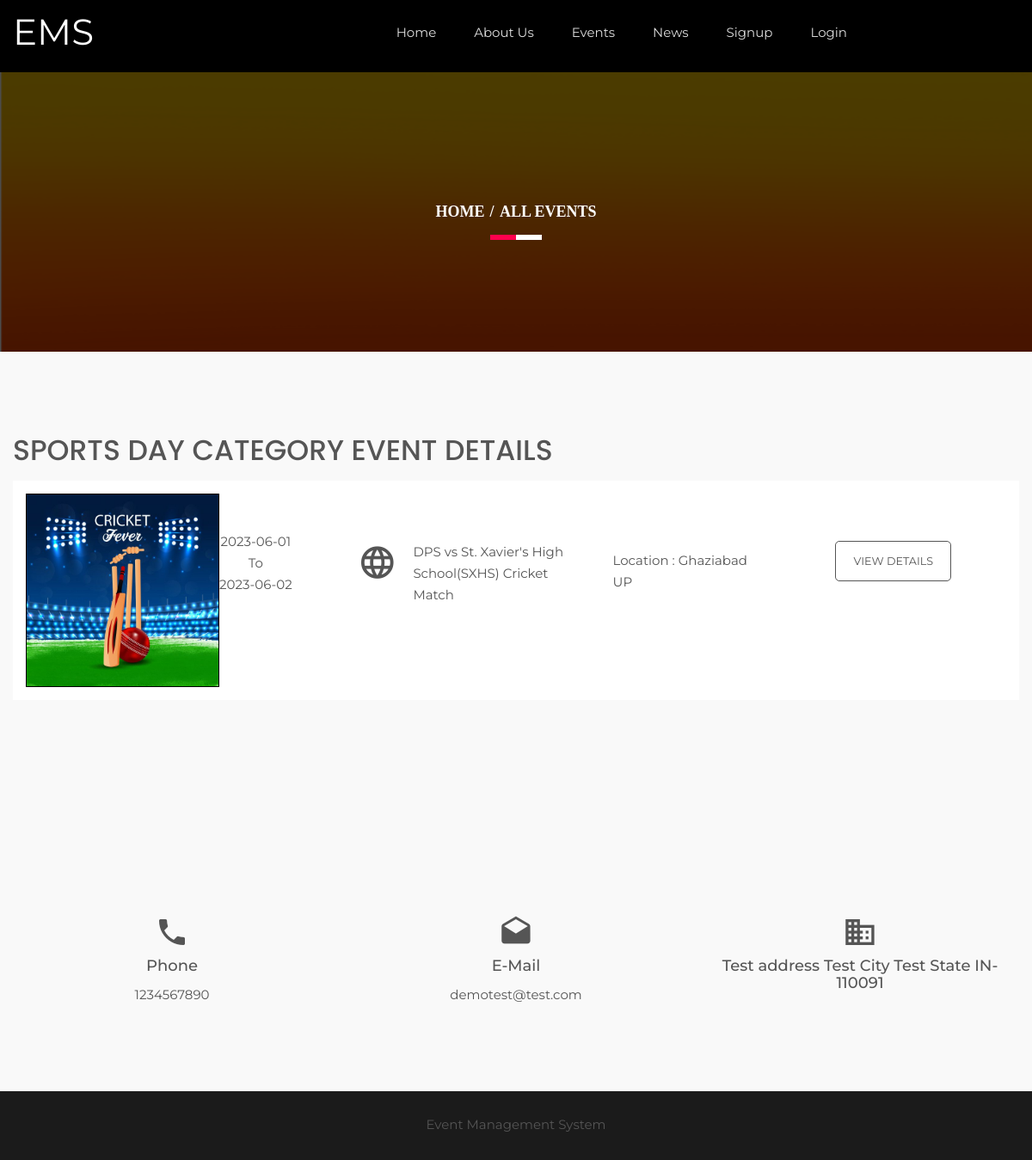
The app's page /ems/category-wise-events.php?catid=1 with its own data.
### tables this page shows
CREATE TABLE `tblgenralsettings` (
  `id` int(11) NOT NULL,
  `SiteName` varchar(200) DEFAULT NULL,
  `PhoneNumber` bigint(12) DEFAULT NULL,
  `EmailId` varchar(255) DEFAULT NULL,
  `address` mediumtext DEFAULT NULL,
  `footercontent` mediumtext DEFAULT NULL,
  `LastUpdationDate` timestamp NULL DEFAULT NULL ON UPDATE current_timestamp()
);

CREATE TABLE `tblcategory` (
  `id` int(11) NOT NULL,
  `CategoryName` varchar(200) DEFAULT NULL,
  `CategoryDescription` mediumtext DEFAULT NULL,
  `CreationDate` timestamp NULL DEFAULT current_timestamp(),
  `UpdationDate` timestamp NULL DEFAULT NULL ON UPDATE current_timestamp(),
  `IsActive` char(1) DEFAULT NULL
);

CREATE TABLE `tblevents` (
  `id` int(11) NOT NULL,
  `CategoryId` char(10) DEFAULT NULL,
  `SponserId` char(10) DEFAULT NULL,
  `EventName` varchar(255) DEFAULT NULL,
  `EventDescription` mediumtext DEFAULT NULL,
  `EventStartDate` date DEFAULT NULL,
  `EventEndDate` date DEFAULT NULL,
  `EventLocation` varchar(255) DEFAULT NULL,
  `EventImage` varchar(255) DEFAULT NULL,
  `PostingDate` timestamp NULL DEFAULT current_timestamp(),
  `LastUpdationDate` timestamp NULL DEFAULT NULL ON UPDATE current_timestamp(),
  `IsActive` int(1) DEFAULT NULL
);

### ems/category-wise-events.php (the view, shortened to what this page needs)
<?php
include('includes/config.php');
?>
<!doctype html>
<html class="no-js" lang="en">
    <head>
        <link rel="stylesheet" href="css/bootstrap.min.css">
        <link rel="stylesheet" href="css/animate.css">
        <link rel="stylesheet" href="css/meanmenu.min.css">
        <link rel="stylesheet" href="css/owl.carousel.css">
        <link rel="stylesheet" href="css/icofont.css">
        <link rel="stylesheet" href="css/nivo-slider.css">
        <link rel="stylesheet" href="css/animate-text.css">
        <link rel="stylesheet" href="css/material-design-iconic-font.min.css">
		<link rel="stylesheet" href="style.css">
        <link rel="stylesheet" href="css/responsive.css">
		<link href="css/color/skin-default.css" rel="stylesheet">
    </head>
    <body>
         <div class="wrapper single-blog">
           <div id="home" class="header-slider-area">
                   <?php include_once('includes/header.php');?>
            </div>
            <div class="breadcumb-area bg-overlay">
                <div class="container">
                    <ol class="breadcrumb">
                        <li><a href="index.php">Home</a></li>
                        <li class="active">All Events</li>
                    </ol>
                </div>
            </div>
       <div class="upcomming-events-area off-white ptb100">
                  <div class="container">
                      <div class="row">
                          <div class="col-xs-12">
                            <?php
                            $cid=intval($_GET['catid']);
$sql = "SELECT id,CategoryName from tblcategory where id=:cid";
$query = $dbh -> prepare($sql);
$query->bindParam(':cid',$cid,PDO::PARAM_STR);
$query->execute();
$results=$query->fetchAll(PDO::FETCH_OBJ);
if($query->rowCount() > 0)
{
foreach($results as $row)
{
?>
                           <h1 class="section-title"><?php echo htmlentities($row->CategoryName);?> Category Event Details</h1>
                       <?php }} ?>
                        </div>
                          <div class="total-upcomming-event col-md-12 col-sm-12 col-xs-12">
<?php
$isactive=1;
$sql = "SELECT EventName,EventLocation,EventStartDate,EventEndDate,EventImage,id from tblevents where IsActive=:isactive and CategoryId=:cid order by id desc ";
$query = $dbh -> prepare($sql);
$query->bindParam(':isactive',$isactive,PDO::PARAM_STR);
$query->bindParam(':cid',$cid,PDO::PARAM_STR);
$query->execute();
$results=$query->fetchAll(PDO::FETCH_OBJ);
if($query->rowCount() > 0)
{
foreach($results as $row)
{
    ?>
                              <div class="single-upcomming shadow-box">
                                 <div class="col-md-4 hidden-sm col-xs-12">
                                     <div class="sue-pic">
                                        <img src="admin/eventimages/<?php echo htmlentities($row->EventImage);?>" alt="<?php echo htmlentities($row->EventName);?>" style="border:#000 1px solid">
                                     </div>
                                     <div class="sue-date-time text-center">
                                         <span><?php echo htmlentities($row->EventStartDate);?></span>To
                                         <span><?php echo htmlentities($row->EventEndDate);?></span>
                                     </div>
                                 </div>
                                 <div class="col-md-3 col-sm-5 col-xs-12">
                                    <div class="uc-event-title">
                                        <div class="uc-icon"><i class="zmdi zmdi-globe-alt"></i></div>
                                        <a href="#"><?php echo htmlentities($row->EventName);?></a>
                                    </div>
                                 </div>
                                 <div class="col-md-2 col-sm-3 col-xs-12">
                                     <div class="venu-no">
                                         <p>Location : <?php echo htmlentities($row->EventLocation);?></p>
                                     </div>
                                 </div>
                                 <div class="col-md-3 col-sm-4 col-xs-12">
                                     <div class="upcomming-ticket text-center">
<a href="event-details.php?evntid=<?php echo htmlentities($row->id);?>" class="btn-def bnt-2 small">View Details</a>
                                     </div>
                                 </div>
                              </div>
 <?php } } else { ?>
 <p>No Record Found</p>
 <?php } ?>
                          </div>
                      </div>
                  </div>
              </div>
                 <?php include_once('includes/footer.php');?>
        </div>
    </body>
</html>

### ems/includes/header.php (shortened to what this page needs)
<?php
$ret = "Select  SiteName from tblgenralsettings ";
$querys = $dbh -> prepare($ret);
$querys->execute();
$resultss=$querys->fetchAll(PDO::FETCH_OBJ);
if($querys->rowCount() > 0)
{
foreach($resultss as $rows)
{ ?>
   <div id="home" class="header-slider-area">
                <div class="header-area header-2">
                    <div id="sticker" class="logo-menu-area header-area-2">
                        <div class="container hidden-xs">
                            <div class="row">
                                <div class="col-md-2 col-sm-3">
                                    <div class="logo">
                                        <a href="index.php" style="font-size:42px; color:#fff"><?php echo htmlentities($rows->SiteName);?></a>
                                    </div>
                                </div>
                                <div class="col-md-8 col-sm-9">
                                    <div class="main-menu text-right">
                                        <nav>
                                            <ul id="nav">
                                                <li><a class="smooth-scroll" href="index.php">Home</a></li>
                                                <li><a class="smooth-scroll" href="about-us.php">About Us</a></li>
                                                <li><a class="smooth-scroll" href="all-events.php">Events</a></li>
                                                <li><a class="smooth-scroll" href="news.php">News</a></li>
                                                <?php if(strlen($_SESSION['usrid']==0)){?>
                                                <li><a class="smooth-scroll" href="signup.php">Signup</a></li>
                                                 <li><a class="smooth-scroll" href="signin.php">Login</a></li>
                                             <?php } else {?>
<li><a class="smooth-scroll" href="profile.php">My Account</a></li>
                                             <?php } ?>
                                            </ul>
                                        </nav>
                                    </div>
                                </div>
                                </div>
                            </div>
                        </div>
                    </div>
                    <?php }} ?>

### ems/includes/footer.php (shortened to what this page needs)
<?php
$ret = "Select  PhoneNumber,address,EmailId,footercontent from tblgenralsettings ";
$querys = $dbh -> prepare($ret);
$querys->execute();
$resultss=$querys->fetchAll(PDO::FETCH_OBJ);
if($querys->rowCount() > 0)
{
foreach($resultss as $rows)
{ ?>
 <div class="information-area off-white ptb100">
                    <div class="container">
                        <div class="row">
                            <div class="col-md-4 col-sm-3 col-xs-12">
                                <div class="single-information text-center">
                                    <div class="info-icon">
                                        <i class="zmdi zmdi-phone"></i>
                                    </div>
                                    <h4>Phone</h4>
                                    <p><?php echo htmlentities($rows->PhoneNumber);?></p>
                                </div>
                            </div>
                            <div class="col-md-4 col-sm-3 col-xs-12">
                                <div class="single-information text-center">
                                    <div class="info-icon">
                                        <i class="zmdi zmdi-email-open"></i>
                                    </div>
                                    <h4>E-Mail</h4>
                                    <p><a href="mailto:company@email.com"><?php echo htmlentities($rows->EmailId);?></a></p>
                                </div>
                            </div>
                            <div class="col-md-4 col-sm-3 col-xs-12">
                                <div class="single-information text-center">
                                    <div class="info-icon">
                                        <i class="zmdi zmdi-city-alt"></i>
                                    </div>
                                    <h4><?php echo htmlentities($rows->address);?></h4>
                                </div>
                            </div>
                        </div>
                    </div>
                </div>
            <div class="footer-area" align="center">
                <div class="container">
                    <div class="row">
                        <div class="col-md-12 col-sm-6 col-xs-12">
                            <div class="social-area">
                             <?php echo htmlentities($rows->footercontent);?>
                            </div>
                        </div>
                    </div>
                </div>
            </div>
            <?php }} ?>

### ems/style.css (style rules this page uses)
.container { width: 1200px }
html, body { height: 100%; font-family: 'Montserrat', sans-serif; font-size: 15px; color: #555; line-height: 25px; }
img { max-width: 100%; height: auto; }
p { margin: 0 0 15px }
h1, h2, h3, h4, h5, h6 { margin: 0 0 10px }
h1 { font-family: 'Poppins', sans-serif }
a { -webkit-transition: all 0.3s ease 0s; transition: all 0.3s ease 0s; text-decoration: none; color: #555; }
ul { list-style: outside none none; margin: 0; padding: 0; }
.ptb100 { padding: 100px 0 }
.off-white { background: #f9f9f9 }
.wrapper { background: #fff }
ul li { display: inline-block }
.main-menu ul li a { color: #ddd }
.logo-menu-area { padding: 35px 0 }
.main-menu ul li { margin-right: 40px }
.main-menu ul li:last-child { margin: 0 }
.header-area { left: 0; position: absolute; top: 0; width: 100%; z-index: 999; }
.header-slider-area { position: relative }
a.btn-def { border: 1px solid #f1f1f1; border-radius: 5px; color: #f1f1f1; display: inline-block; padding: 15px 30px; text-transform: uppercase; }
a.btn-def.bnt-2 { border: 1px solid #555; color: #555; padding: 10px 20px; }
a.btn-def.bnt-2.small { padding: 10px 20px }
.section-title { color: #555555; font-size: 33px; line-height: 30px; margin: 0 0 20px; text-transform: uppercase; }
.shadow-box { -webkit-transition: all 0.3s ease 0s; transition: all 0.3s ease 0s; }
.sue-pic { float: left; text-align: center; width: 225px; }
.sue-date-time { display: inline-block; padding: 43px 0; }
.sue-date-time span { display: block }
.uc-icon { float: left; font-size: 45px; width: 23%; padding-top: 13px; }
.uc-event-title > a { color: #555; float: left; padding-top: 10px; width: 77%; }
.single-upcomming { background: #fff none repeat scroll 0 0; float: left; margin-bottom: 50px; min-height: 180px; padding: 15px 0; width: 100%; }
.uc-event-title { overflow: hidden; padding-top: 45px; }
.venu-no { padding-top: 65px }
.upcomming-ticket { padding-top: 55px }
.bg-overlay { position: relative; z-index: 1; }
.bg-overlay:before { background: #000 none repeat scroll 0 0; content: ""; height: 100%; left: 0; opacity: 0.85; -ms-filter: "progid:DXImageTransform.Microsoft.Alpha(Opacity=85)"; position: absolute; top: 0; width: 100%; z-index: -1; }
.breadcumb-area.bg-overlay:before { opacity: 0.7; -ms-filter: "progid:DXImageTransform.Microsoft.Alpha(Opacity=70)"; }
.info-icon { font-size: 40px; margin-bottom: 10px; }
.single-information > p { margin-bottom: 5px }
.single-information p:last-child { margin: 0 }
.footer-area { background: #1b1b1b none repeat scroll 0 0; height: 80px; line-height: 78px; }
.header-2 { background: #000 none repeat scroll 0 0; position: static; }
.breadcumb-area { background: rgba(0, 0, 0, 0) url("img/bg.png") repeat scroll 0 0; padding: 150px 0; text-align: center; }
.breadcrumb { background-color: transparent; border-radius: 0; list-style: outside none none; margin-bottom: 0; padding: 0; position: relative; }
.breadcrumb > li + li:before { color: #fff; font-weight: 700; padding: 0 2px; }
.breadcrumb a, .breadcrumb li.active { color: #fff }
.breadcrumb li { font-family: popins; font-size: 18px; font-weight: 700; text-transform: uppercase; }
.breadcrumb:before, .breadcrumb:after { background: #fff none repeat scroll 0 0; bottom: -20px; content: ""; height: 6px; left: 50%; position: absolute; -webkit-transform: translateX(-50%); transform: translateX(-50%); width: 60px; }
.breadcrumb:after { background: #ff004d none repeat scroll 0 0; -webkit-transform: translateX(-100%); transform: translateX(-100%); width: 30px; }
#sticker { right: 0; left: 0; }

### ems/css/responsive.css (style rules this page uses)
@media (min-width: 1170px) and (max-width: 1400px) { .logo-menu-area { padding: 25px 0; } }

### ems/css/color/skin-default.css (style rules this page uses)
.breadcrumb::after { background: #ff004d none repeat scroll 0 0; }

### records on screen
tblgenralsettings: SiteName "EMS", PhoneNumber "1234567890", EmailId "demotest@test.com", address "Test address Test City Test State IN-110091", footercontent "Event Management System"
tblcategory: CategoryName "SPORTS DAY"
tblevents: EventImage (picture), EventStartDate "2023-06-01", EventEndDate "2023-06-02", EventName "DPS vs St. Xavier's High School(SXHS) Cricket Match", EventLocation "Ghaziabad UP"
